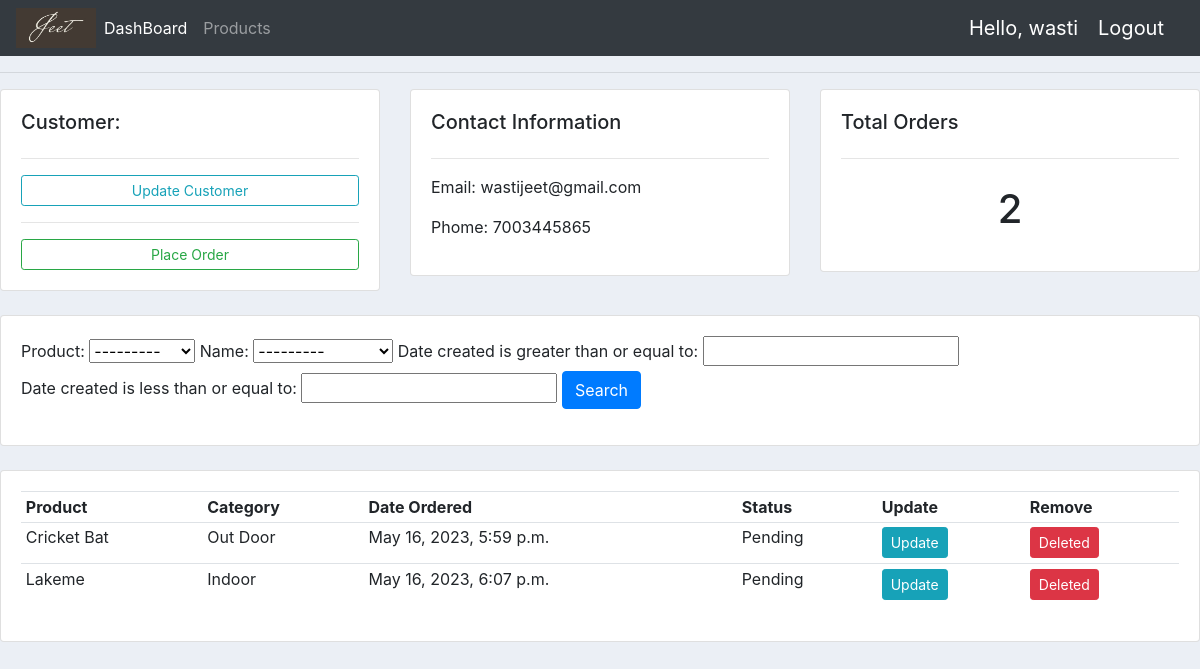
/customers/8/ (signed in), run on the app's committed database.
### page/models.py (models this page shows, shortened)
class Customer(models.Model):
    user=models.OneToOneField(User,null=True,on_delete=models.CASCADE,blank=True)
    name = models.CharField(max_length=200,null=True)
    Phone = models.CharField(max_length=200,null=True)
    email1 = models.CharField(max_length=200,null=True)
    profile_pic=models.ImageField(default='user.jpg',null=True,blank=True)
    date_cretaed= models.DateTimeField(auto_now_add=True,null=True)

class Product(models.Model):
    CATEGORY=(
        ('Indoor','Indoor'),
        ('Out Door','Out Door')
    )
    name=models.CharField(max_length=200,null=True)
    price=models.CharField(max_length=200,null=True)
    category=models.CharField(max_length=200,null=True,choices=CATEGORY)
    description=models.CharField(max_length=200,null=True)
    date_cretaed= models.DateTimeField(auto_now_add=True,null=True)
    def __str__(self):
        return str(self.name)
    tag=models.ManyToManyField(Tag)

class Order(models.Model):
    STATUS=(('Pending','Pending'),
            ('Out for delivery','Out for delivery'),
            ('Delivered','Delivered')
            )
    customer= models.ForeignKey(Customer,null= True, on_delete=models.SET_NULL)
    product= models.ForeignKey(Product,null= True, on_delete=models.SET_NULL)
    name=models.CharField(max_length=200,null=True, choices=STATUS)
    date_created= models.DateTimeField(auto_now_add=True,null=True)

### page/views.py (the view)
# urls.py: path('customers/<str:pk_test>/',views.customers,name="customers"),
@login_required(login_url='login')
def customers(request,pk_test):
    customer=Customer.objects.get(id=pk_test)
    Order=customer.order_set.all()
    count=Order.count()
    myFilter=OrderFilter(request.GET,queryset=Order)
    Order=myFilter.qs
    context={'myFilter':myFilter,'customer':customer,'Order': Order,'count':count}
    return render(request,'customer.html',context)

### templates/customer.html
{%extends 'main.html'%}
{%block content%}
<hr>
<div class="row">
    <div class="col-md">
        <div class="card card-body">
            <h5>Customer:</h5>
            <hr>
            <a class="btn btn-outline-info btn-sm btn-black" href="">Update Customer</a>
            <hr>
            <a class="btn btn-outline-success btn-sm btn-success" href="{%url 'create_order' customer.id%}">Place Order</a>
        </div>
    </div>
    <div class="col-md">
        <div class="card card-body">
            <h5>Contact Information</h5>
            <hr>
            <p>Email: {{customer.email1}}</p>
            <p>Phome: {{customer.Phone}}</p>
        </div>
    </div>
    <div class="col-md">
        <div class="card card-body">
            <h5>Total Orders</h5>
            <hr>
            <h1 style="text-align: center; padding: 10px">{{count}}</h1>
        </div>
    </div>
</div>
<br>
<div class="row">
    <div class="col">
        <div class="card card-body">
            <form method="get">
                {{myFilter.form}}
                <button class="btn btn-primary" type="sub
                ">Search</button>
            </form>
        </div>
    </div>
</div>
<br>
<div class="row">
    <div class="col-md">
        <div class="card card-body">
            <table class="table table-sm">
                <tr>
                    <th>Product</th>
                    <th>Category</th>
                    <th>Date Ordered</th>
                    <th>Status</th>
                    <th>Update</th>
                    <th>Remove</th>
                </tr>
                {%for i in Order%}
                <tr>
                    <td>{{i.product}}</td>
                    <td>{{i.product.category}}</td>
                    <td>{{i.date_created}}</td>
                    <td>{{i.name}}</td>
                    <td><a class='btn btn-sm btn-info'href="{%url 'update_order' i.id%}">Update</a></td>
                    <td><a class='btn btn-sm btn-danger'href="{%url 'delete_order' i.id%}">Deleted</a>
                </tr>
                {%endfor%}
            </table>
        </div>
    </div>
</div>
{%endblock%}

### templates/navbar.html (shortened to what this page needs)
{%load static%}
<nav class="navbar navbar-expand-lg navbar-dark bg-dark">
    <img src="{%static './Jeet.jpg'%}" height="40px" width="80px">
    <div class="collapse navbar-collapse" id="navbarNav">
      <ul class="navbar-nav">
        {%if request.user.is_staff%}
        <li class="nav-item active">
          <a class="nav-link" href="{%url 'index'%}">DashBoard</a>
        </li>
        <li class="nav-item">
          <a class="nav-link" href="{%url 'products'%}">Products</a>
        </li>
        {%else%}
        <li class="nav-item">
          <a class="nav-link" href="{%url 'account'%}">Settings</a>
        </li>
        {%endif%}
      </ul>
    </div>
    <span class="hello-msg">Hello, {{request.user}}</span>
    <span><a class="hello-msg" href="{%url 'logout'%}">Logout</a></span>
  </nav>

### static/main.css (style rules this page uses)
body { background-color: #ebeff5; }

### templates/navbar.html (style rules this page uses)
.hello-msg { font-size: 20px; color: #fff; margin-right: 20px; }

### data on the page
Customer: email1 "wastijeet@gmail.com", Phone "7003445865"
Product: name "---------"
Order: product "Cricket Bat", product.category "Out Door", date_created "May 16, 2023, 5:59 p.m.", name "Pending"
Order: product "Lakeme", product.category "Indoor", date_created "May 16, 2023, 6:07 p.m.", name "Pending"

### other printed values
{{ request.user }} "wasti"
{{ count }} "2"
